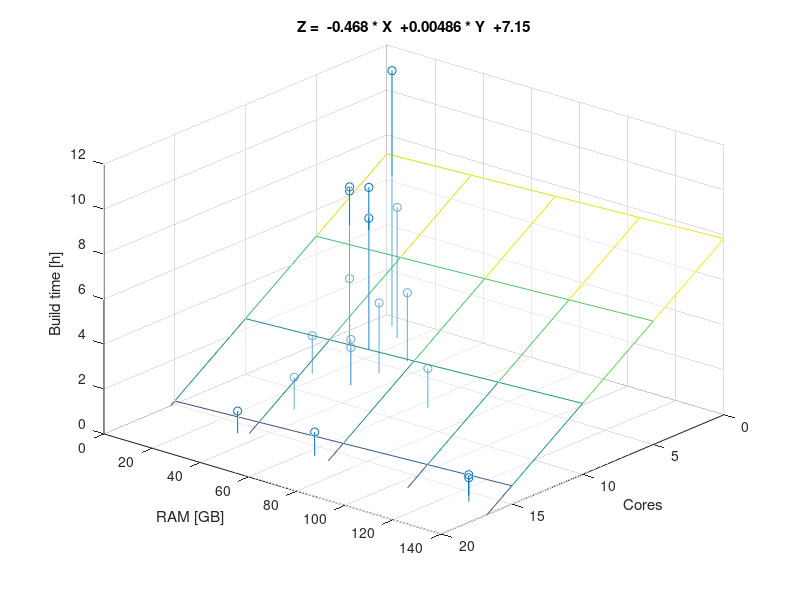
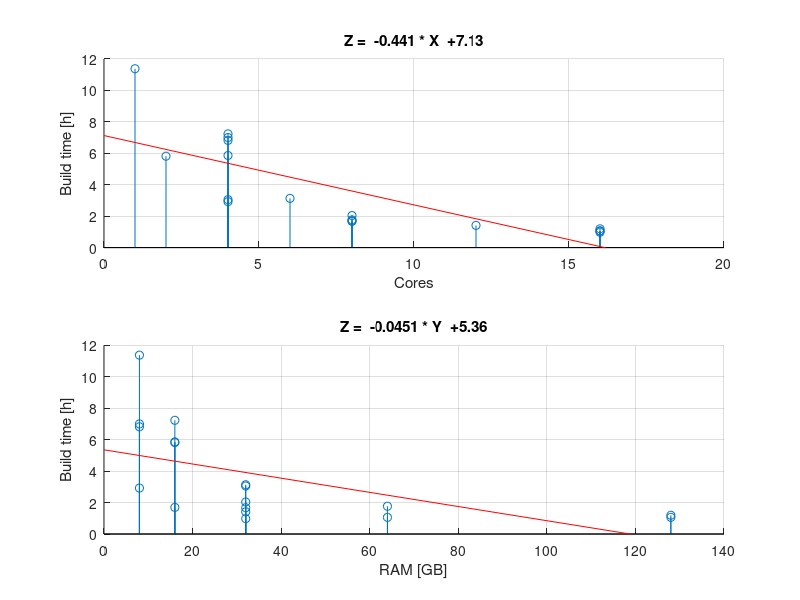

MATLAB code for these plots, in order:
#!/usr/bin/env octave-cli

data = [
%                             HD
%                      Total  SSD  Avail. Used
%   Machine Cores GHz  RAM_GB NVMe RAM_GB Swap_GB Image_s SDK_s
    1       4     3.0  16     0    10     0       14315   6784
    2       4     2.0  16     1    14     0       15404   10638
    3.1     4     2.2  8      1    7.2    0       15133   10079
    4.1     4     1.6  8      0    7.3    0       14631   9926
    5.1     6     1.9  32     1    30     0       6598    4675
    1001    16    2.0  64     2    61     0       2194    1620
    1002    8     2.0  64     2    62     0       3668    2691
    1003    16    2.0  32     2    30     0       1950    1561
    1004    8     2.0  32     2    30     0       3539    2481
    1005    4     2.0  32     2    30     0       6507    4483
    1006    8     2.0  16     2    15     0       3576    2522
    1007    4     2.0  8      2    7.3    0       6139    4389
    1008    2     2.0  16     2    15     0       12573   8367
    1009    1     2.0  8      2    7.3    0       24870   16095
    1010    12    4.0  32     1    30     0       2973    2116
    1011    8     3.8  32     1    30     0       4329    3006
    1012    16    3.7  128    2    124    0       2214    1602
    1013    16    3.2  128    2    124    0       2471    1824
];

machine = data(:,1);
cores = data(:,2);
ghz = data(:,3);
total_ram = data(:,4);
ssd = data(:,5);
avail_ram = data(:,6);
used_swap = data(:,7);
time_image = data(:,8) / 3600;
time_sdk = data(:,9) / 3600;

core_ghz = cores .* 1;
ram = total_ram;
time = time_image + time_sdk;

hm = @(x)([floor(x) round((x-floor(x))*60)]);

%%%%%%%%%%%%%%%%%%%%%%%%%%%%%%%%%%%%%%%%%%%%%%%%%%%%%%%%%%%%%%%%%%%%%%%%
% Figure 1
%%%%%%%%%%%%%%%%%%%%%%%%%%%%%%%%%%%%%%%%%%%%%%%%%%%%%%%%%%%%%%%%%%%%%%%%

figure(1),clf
hold on

stem3(core_ghz, ram, time, 'o')
xmin = xlim()(1);
xmax = xlim()(2);
ymin = ylim()(1);
ymax = ylim()(2);
nticks = min(length(xticks()),length(yticks()));

% Best plane fit to the points
% https://www.mathworks.com/matlabcentral/answers/448708-plane-fitting-a-3d-scatter-plot
x = core_ghz;
y = ram;
z = time;
B = [x(:) y(:) ones(size(x(:)))] \ z(:);
xv = linspace(xmin, xmax, nticks)';
yv = linspace(ymin, ymax, nticks)';
[X,Y] = meshgrid(xv, yv);
Z = reshape([X(:), Y(:), ones(size(X(:)))] * B, numel(xv), []);
mesh(X, Y, Z, 'FaceAlpha', 0.4)

% No negative build time
axis([axis() 0 ceil(max(time))])

eq_1 = sprintf('Z =  %+.3g * X  %+.3g * Y  %+.3g', B);
title(eq_1)
xlabel('Cores')
ylabel('RAM [GB]')
zlabel('Build time [h]')
az = 180 - 50;
el = 30;
view(az, el)
grid on

hold off

print images/build-time-1.svg

%%%%%%%%%%%%%%%%%%%%%%%%%%%%%%%%%%%%%%%%%%%%%%%%%%%%%%%%%%%%%%%%%%%%%%%%
% Figure 2.a
%%%%%%%%%%%%%%%%%%%%%%%%%%%%%%%%%%%%%%%%%%%%%%%%%%%%%%%%%%%%%%%%%%%%%%%%

figure(2),clf

subplot(2,1,1)
hold on

stem(core_ghz, time, 'o')
xmin = xlim()(1);
xmax = xlim()(2);

% Best line fit to the points
% https://www.mathworks.com/matlabcentral/answers/377139-how-to-plot-best-fit-line
x = core_ghz;
y = time;
B = polyfit(x, y, 1);
X = linspace(xmin, xmax, 2);
Z = polyval(B , X);
plot(X, Z, 'r-');

% No negative build time
a = axis(); a(3) = 0; a(4) = ceil(max(time)); axis(a)

eq_2a = sprintf('Z =  %+.3g * X  %+.3g', B);
title(eq_2a)
xlabel('Cores')
ylabel('Build time [h]')
grid on

hold off

%%%%%%%%%%%%%%%%%%%%%%%%%%%%%%%%%%%%%%%%%%%%%%%%%%%%%%%%%%%%%%%%%%%%%%%%
% Figure 2.b
%%%%%%%%%%%%%%%%%%%%%%%%%%%%%%%%%%%%%%%%%%%%%%%%%%%%%%%%%%%%%%%%%%%%%%%%

subplot(2,1,2)
hold on

stem(ram, time, 'o')
xmin = xlim()(1);
xmax = xlim()(2);

% Best line fit to the points
x = ram;
y = time;
B = polyfit(x, y, 1);
Y = linspace(xmin, xmax, 2);
Z = polyval(B , Y);
plot(Y, Z, 'r-');

% No negative build time
a = axis(); a(3) = 0; a(4) = ceil(max(time)); axis(a)

eq_2b = sprintf(sprintf('Z =  %+.3g * Y  %+.3g', B));
title(eq_2b)
xlabel('RAM [GB]')
ylabel('Build time [h]')
grid on

hold off

print images/build-time-2.svg

%%%%%%%%%%%%%%%%%%%%%%%%%%%%%%%%%%%%%%%%%%%%%%%%%%%%%%%%%%%%%%%%%%%%%%%%
% Equations
%%%%%%%%%%%%%%%%%%%%%%%%%%%%%%%%%%%%%%%%%%%%%%%%%%%%%%%%%%%%%%%%%%%%%%%%

printf([eq_1 '\n'])
printf([eq_2a '\n'])
printf([eq_2b '\n'])
